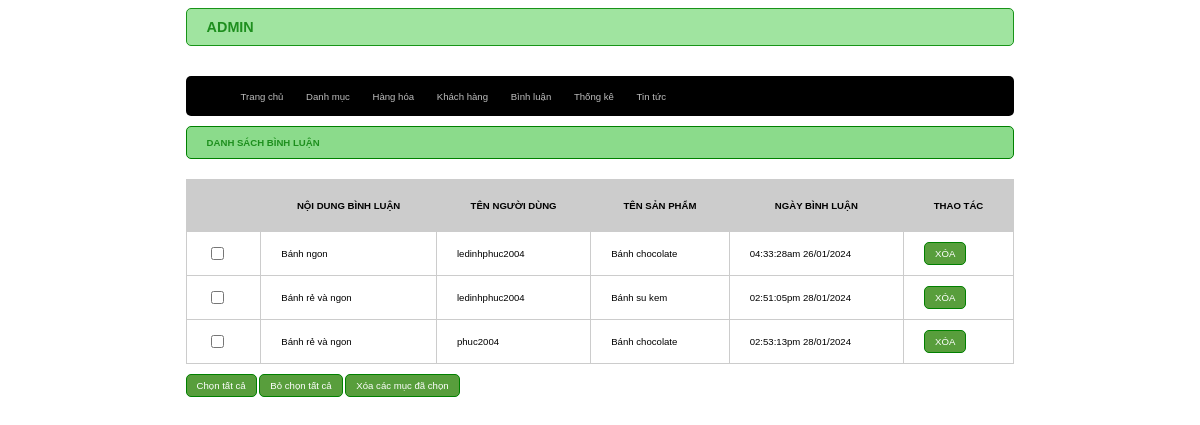
/admin/index.php?act=dsbl (signed in), run on the app's committed database.
### tables this page shows
CREATE TABLE `binhluan` (
  `id` int(10) NOT NULL,
  `noidung` varchar(255) NOT NULL,
  `iduser` int(10) NOT NULL,
  `idpro` int(10) NOT NULL,
  `ngaybinhluan` varchar(30) NOT NULL
);

CREATE TABLE `taikhoan` (
  `id` int(10) NOT NULL,
  `user` varchar(255) NOT NULL,
  `pass` varchar(255) NOT NULL,
  `email` varchar(255) NOT NULL,
  `address` varchar(255) NOT NULL,
  `tel` varchar(11) NOT NULL,
  `hinhAnh` varchar(255) DEFAULT NULL,
  `role` tinyint(4) NOT NULL DEFAULT 0
);

CREATE TABLE `sanpham` (
  `id` int(10) NOT NULL,
  `name` varchar(255) NOT NULL,
  `price` double(10,2) DEFAULT 0.00,
  `img` varchar(255) DEFAULT NULL,
  `mota` text DEFAULT NULL,
  `luotxem` int(10) DEFAULT 0,
  `iddm` int(10) NOT NULL
);

### model/pdo.php (called while the page is built, shortened)
<?php
function pdo_get_connection(){
    $dburl = "mysql:host=localhost;dbname=demoduan;charset=utf8";
    $username = 'root';
    $password = '';
    $conn = new PDO($dburl, $username, $password);
    $conn->setAttribute(PDO::ATTR_ERRMODE, PDO::ERRMODE_EXCEPTION);
    return $conn;
}
function pdo_query($sql){
    $sql_args = array_slice(func_get_args(), 1);
    try{
        $conn = pdo_get_connection();
        $stmt = $conn->prepare($sql);
        $stmt->execute($sql_args);
        $rows = $stmt->fetchAll();
        return $rows;
    }
    catch(PDOException $e){
        throw $e;
    }
    finally{
        unset($conn);
    }
}

### model/binhluan.php (called while the page is built, shortened)
<?php
    function loadBinhLuan($idpro){
        $sql="SELECT binhluan.id as idbl,taikhoan.hinhAnh, noidung, taikhoan.user as tennguoidung, sanpham.name as tensp, ngaybinhluan";
        $sql.=" FROM binhluan INNER JOIN taikhoan ON taikhoan.id=binhluan.iduser";
        $sql.=" INNER JOIN sanpham ON sanpham.id=binhluan.idpro";
        $listbl=pdo_query($sql);
        return $listbl;
    }
?>

### admin/binhluan/list.php (the view)
<div class="row">
            <form action="#" method="post">
                <div class="row header formtitle"><h1>DANH SÁCH BÌNH LUẬN</h1></div>
                <div class="row formcontent">
                    <div class="row mb10 formdsloai">
                        <table>
                            <tr>
                                <th></th>
                                <th>NỘI DUNG BÌNH LUẬN</th>
                                <th>TÊN NGƯỜI DÙNG</th>
                                <th>TÊN SẢN PHẨM</th>
                                <th>NGÀY BÌNH LUẬN</th>
                                <th>THAO TÁC</th>
                            </tr>
                                <?php
                                    foreach ($listbinhluan as $bl){
                                        extract($bl);
                                        $xoabl="index.php?act=xoabl&id=$idbl";
                                        echo '
                                        <tr>
                                            <td><input type="checkbox"></td>
                                            <td>'.$noidung.'</td>
                                            <td>'.$tennguoidung.'</td>
                                            <td>'.$tensp.'</td>
                                            <td>'.$ngaybinhluan.'</td>
                                            <td>
                                                <a href="'.$xoabl.'"><input type="button" value="XÓA"></a>
                                            </td>
                                        </tr>
                                        ';
                                    }
                                ?>
                        </table>
                    </div>
                    <div class="row mb">
                        <input type="button" value="Chọn tất cả">
                        <input type="button" value="Bỏ chọn tất cả">
                        <input type="button" value="Xóa các mục đã chọn">
                    </div>
                </div>
            </form>
        </div>

### view/css/style.css (style rules this page uses)
* { box-sizing: border-box; font-family: sans-serif; font-size: 0.8vw; }
.row { float: left; width: 100%; }
.mb { margin-bottom: 30px; }
.header { background-color: rgb(139, 219, 139); font-size: 1vw; color: green; border-radius: 5px; border: 1px green solid; }
h1 { margin: 10px 20px; font-size: 1.2vw; }
.mb10 { margin-bottom: 10px; }
.formtaikhoan input[type="submit"], .formcontent input[type="submit"], .formcontent input[type="reset"], .formcontent input[type="button"] { padding: 5px 10px; border-radius: 5px; background-color: rgb(88, 158, 60); border: 1px solid green; color: white; cursor: pointer; }
.formtitle h1 { font-size: 1vw; color: rgb(30, 143, 30); border-radius: 5px; font-size: 0.8vw; }
.formcontent { padding: 20px 0px; }
.formdsloai table { width: 100%; border-collapse: collapse; }
.formdsloai table th { padding: 20px; background-color: #ccc; }
.formdsloai table td { padding: 10px 20px; border: 1px solid #ccc }
table { border: 1px solid #ccc; }

### data on the page
binhluan: noidung "Bánh ngon", iduser.user "ledinhphuc2004", idpro.name "Bánh chocolate", ngaybinhluan "04:33:28am 26/01/2024"
binhluan: noidung "Bánh rẻ và ngon", iduser.user "ledinhphuc2004", idpro.name "Bánh su kem", ngaybinhluan "02:51:05pm 28/01/2024"
binhluan: noidung "Bánh rẻ và ngon", iduser.user "phuc2004", idpro.name "Bánh chocolate", ngaybinhluan "02:53:13pm 28/01/2024"
